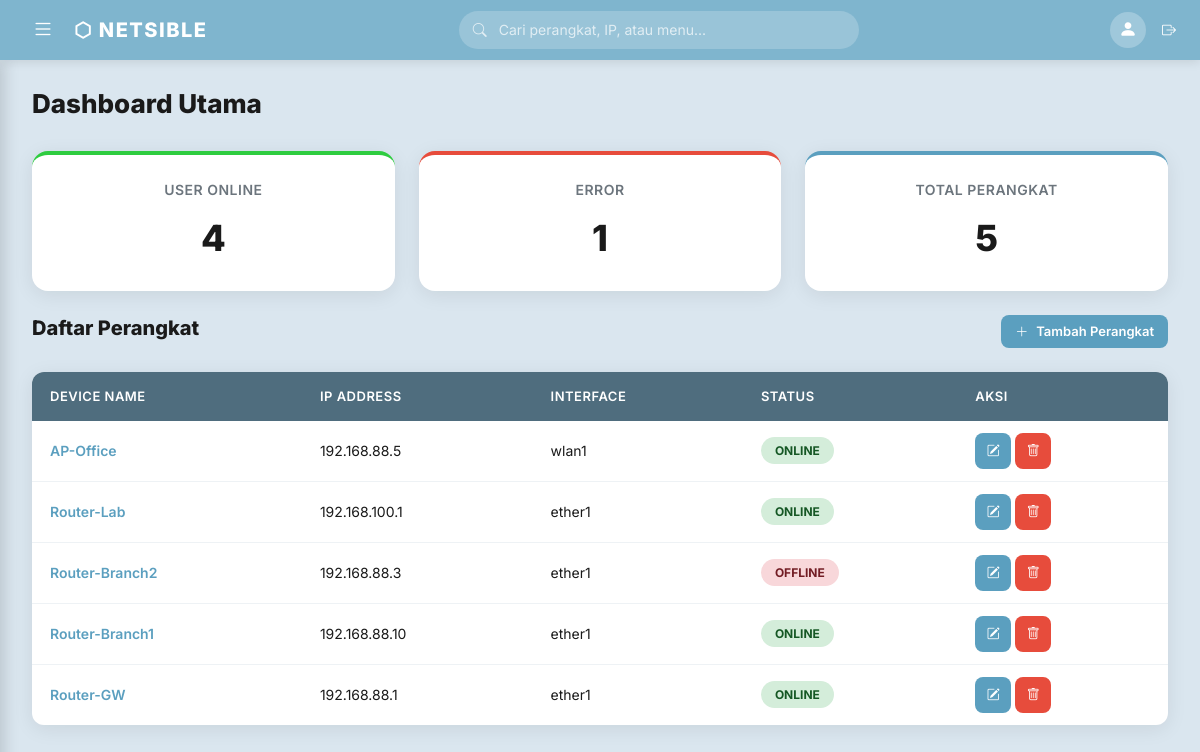
Page / (signed in) on the earlier database version.
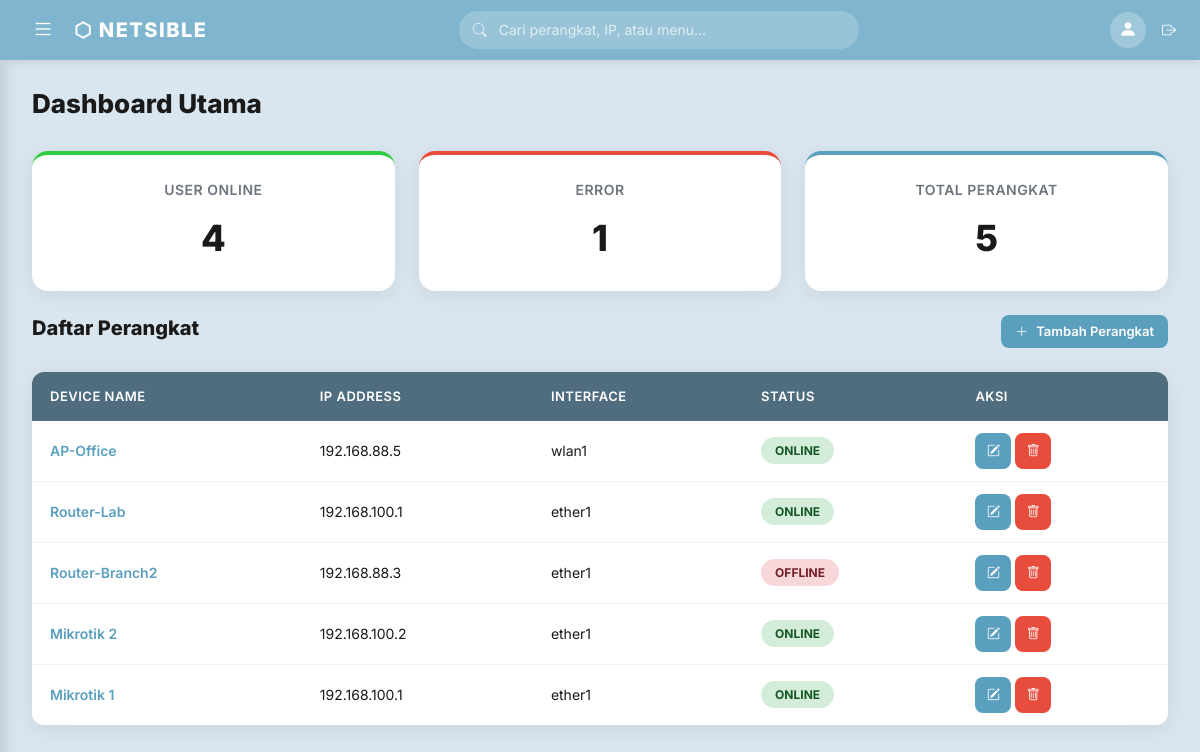
Same page on the later database version.
### models/device.py (models this page shows, shortened)
class Device(db.Model):
    __tablename__ = 'devices'
    id = db.Column(db.Integer, primary_key=True)
    name = db.Column(db.String(100), nullable=False)
    ip_address = db.Column(db.String(45), nullable=False)
    interface = db.Column(db.String(50), default='ether1')
    model = db.Column(db.String(100), default='')
    serial_number = db.Column(db.String(100), default='')
    mac_address = db.Column(db.String(17), default='')
    routeros_version = db.Column(db.String(20), default='')
    status = db.Column(db.String(10), default='offline')  # online / offline
    uptime = db.Column(db.String(50), default='')
    created_at = db.Column(db.DateTime, default=lambda: datetime.now(timezone.utc))
    updated_at = db.Column(db.DateTime, default=lambda: datetime.now(timezone.utc),
                           onupdate=lambda: datetime.now(timezone.utc))
    ip_addresses = db.relationship('IPAddress', backref='device', lazy=True,
                                   cascade='all, delete-orphan')

### blueprints/dashboard.py (the view)
@dashboard_bp.route('/')
@login_required
def index():
    total_devices = Device.query.count()
    online_devices = Device.query.filter_by(status='online').count()
    error_devices = Device.query.filter_by(status='offline').count()
    devices = Device.query.order_by(Device.created_at.desc()).all()
    ip_addresses = IPAddress.query.all()
    return render_template('dashboard.html',
                           total_devices=total_devices,
                           online_devices=online_devices,
                           error_devices=error_devices,
                           devices=devices,
                           ip_addresses=ip_addresses)

### models/user.py (called while the page is built)
@login_manager.user_loader
def load_user(user_id):
    return User.query.get(int(user_id))

### templates/dashboard.html (shortened to what this page needs)
{% extends "base.html" %}
{% block content %}
<div class="page-header">
    <h1>Dashboard Utama</h1>
</div>
<div class="row g-4 mb-4">
    <div class="col-md-4">
        <div class="card stat-card stat-online">
            <div class="stat-label">User Online</div>
            <div class="stat-value">{{ online_devices }}</div>
        </div>
    </div>
    <div class="col-md-4">
        <div class="card stat-card stat-error">
            <div class="stat-label">Error</div>
            <div class="stat-value">{{ error_devices }}</div>
        </div>
    </div>
    <div class="col-md-4">
        <div class="card stat-card stat-total">
            <div class="stat-label">Total Perangkat</div>
            <div class="stat-value">{{ total_devices }}</div>
        </div>
    </div>
</div>
<div class="page-header">
    <h1 style="font-size:20px">Daftar Perangkat</h1>
    <button class="btn-netsible btn-primary-n btn-sm" data-bs-toggle="modal" data-bs-target="#addDeviceModal">
        <i class="bi bi-plus-lg"></i> Tambah Perangkat
    </button>
</div>
<table class="table-netsible">
    <thead>
        <tr>
            <th>Device Name</th>
            <th>IP Address</th>
            <th>Interface</th>
            <th>Status</th>
            <th>Aksi</th>
        </tr>
    </thead>
    <tbody id="device-table-body">
        {% for device in devices %}
        <tr>
            <td>
                <button class="btn-detail" data-id="{{ device.id }}" style="background:none;border:none;color:var(--color-primary);font-weight:600;cursor:pointer">
                    {{ device.name }}
                </button>
            </td>
            <td>{{ device.ip_address }}</td>
            <td>{{ device.interface }}</td>
            <td>
                <span class="badge-status badge-{{ device.status }}">{{ device.status | capitalize }}</span>
            </td>
            <td>
                <button class="btn-netsible btn-primary-n btn-icon btn-sm btn-edit-device" data-id="{{ device.id }}">
                    <i class="bi bi-pencil-square"></i>
                </button>
                <button class="btn-netsible btn-danger-n btn-icon btn-sm btn-delete-device" data-id="{{ device.id }}">
                    <i class="bi bi-trash"></i>
                </button>
            </td>
        </tr>
        {% endfor %}
    </tbody>
</table>
{% endblock %}

### templates/base.html (shortened to what this page needs)
<!DOCTYPE html>
<html lang="id">
<head>
    <link href="https://cdn.jsdelivr.net/npm/bootstrap@5.3.3/dist/css/bootstrap.min.css" rel="stylesheet">
    <link href="https://cdn.jsdelivr.net/npm/bootstrap-icons@1.11.3/font/bootstrap-icons.min.css" rel="stylesheet">
    <link rel="stylesheet" href="https://unpkg.com/leaflet@1.9.4/dist/leaflet.css">
    <link rel="stylesheet" href="{{ url_for('static', filename='css/style.css') }}">
</head>
<body>
    <header class="topbar">
        <div class="topbar-brand">
            <button class="hamburger" id="hamburger-btn" aria-label="Toggle menu">
                <i class="bi bi-list"></i>
            </button>
            <span class="logo-text">⬡ NETSIBLE</span>
        </div>
        <div class="topbar-search">
            <i class="bi bi-search search-icon"></i>
            <input type="text" placeholder="Cari perangkat, IP, atau menu..." id="global-search">
        </div>
        <div class="topbar-actions">
            <a href="{{ url_for('auth.profile') }}" style="text-decoration: none;">
                <div class="user-avatar" title="{{ current_user.username if current_user.is_authenticated else 'User' }}">
                    <i class="bi bi-person-fill"></i>
                </div>
            </a>
            {% if current_user.is_authenticated %}
            <a href="{{ url_for('auth.logout') }}" style="color:#fff;font-size:14px;font-weight:500;" title="Logout">
                <i class="bi bi-box-arrow-right"></i>
            </a>
            {% endif %}
        </div>
    </header>
    <main class="main-content">
        {% block content %}{% endblock %}
    </main>
</body>
</html>

Differences in the rows shown:
removed Device: name "Router-Branch1", ip_address "192.168.88.10", interface "ether1", status "ONLINE"
removed Device: name "Router-GW", ip_address "192.168.88.1", interface "ether1", status "ONLINE"
added Device: name "Mikrotik 2", ip_address "192.168.100.2", interface "ether1", status "ONLINE"
added Device: name "Mikrotik 1", ip_address "192.168.100.1", interface "ether1", status "ONLINE"
